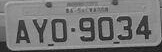
#> input picture notebooks/Daten_gray/br_cars+lps/AYO9034_lpnr_br_gray.jpg, 162 x 52 px, found by its file name
$ python ocr_test_mit_boundingbox.py
#> lines starting #> are read from the running program, lines starting #| are printed output that depends on the picture; after the words box and inside, x2 and y2 are one past the last pixel; in counts of white or black regions, pixels touching at a corner belong together
# Interessanterweise liest das Programm das Nummernschild sehr gut aus, obwohl die
# Boundingboxes noch nicht sehr gut platziert sind. Allerdings bekommt jedes Zeichen
# eine eigene Box, wobei zusätzlich noch uninteressante "Flecken" mit einbezogen werden.
# Diese werden aber anscheinend nicht zum Zeichen gezählt und es wird nur der Buchstabe/die
# Zahl ausgelesen.

# Der andere, richtige Code mit den Listen, funktioniert bei mir nicht richtig und dauert sehr lange.
# Daher habe ich hier nur eine Miniversion ohne alle Bearbeitungsschritte erstellt (lediglich
# eine Vergrößerung und das Thresholding), um die Boundingbox auszutesten.

# Erfreulich: 0 und O werden richtig erkannt!


import cv2
import pytesseract

pytesseract.pytesseract.tesseract_cmd = 'C:\\Users\\susan\\AppData\\Local\\Programs\\Tesseract-OCR\\tesseract.exe'

img = cv2.imread(r"C:\Users\susan\Spyder\AYO9034_lpnr_br_gray.jpg")
#> img is the input picture: shape (52, 162, 3); min 12, max 188, mean 117.6


# Resize

width, height = 800, 300
imgResize = cv2.resize(img, (width, height))
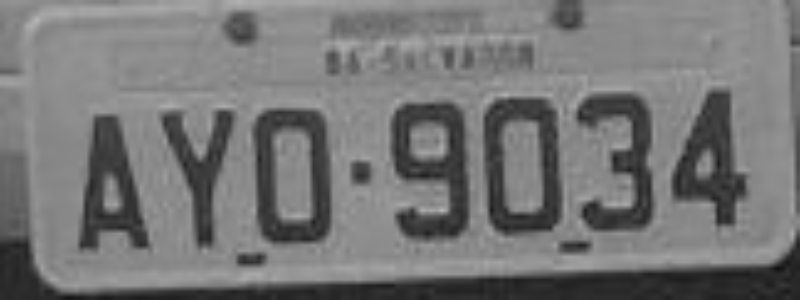
#> imgResize: shape (300, 800, 3); min 14, max 184, mean 117.5


# Threshold

ret, th1 = cv2.threshold(imgResize, 90, 255, cv2.THRESH_BINARY)
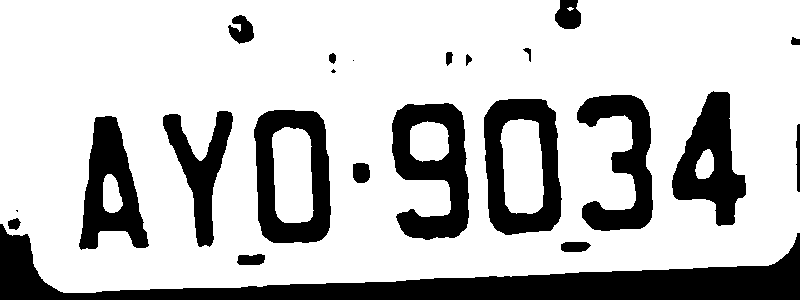
#> th1: shape (300, 800, 3); 76.2% white; 23 black regions (3 under 20 px), largest, box (x1, y1, x2, y2) and area: (0, 224, 800, 300) 18527, (392, 103, 469, 240) 6046, (484, 99, 562, 235) 5775


# Auslesen

#> (the run stopped early here; a loop or call above may not have finished)
